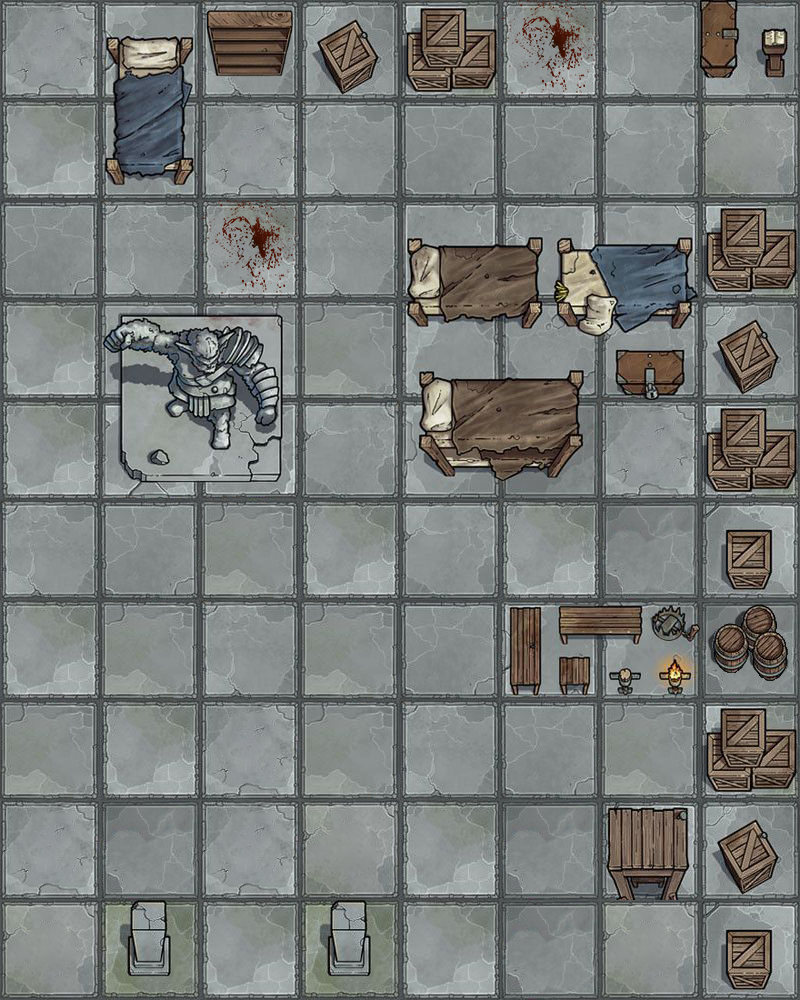

The image is a tile-based game level rendered from a .tmx file. Its description and complete source (layers, tilesets, objects, tile grids) follow:
An orthogonal 8x10 tile map with 100x100 px tiles, 2 tile layers (floor, block), 2 tilesets and 8 objects (5x adventurerStart, 2x lootCache, exit).

<map version="1.4" tiledversion="1.4.1" orientation="orthogonal" renderorder="right-down" compressionlevel="0" width="8" height="10" tilewidth="100" tileheight="100" infinite="0" backgroundcolor="#21ff80" nextlayerid="9" nextobjectid="16">
 <editorsettings>
  <export target="ork-dungeon-level1.json" format="json" />
 </editorsettings>
 <properties>
  <property name="scene" value="level2" />
 </properties>
 <tileset firstgid="1" source="tilesets/ork-dungeon.tsx" />
 <tileset firstgid="121" source="tilesets/tavern.tsx" />
 <layer id="2" name="floor" width="8" height="10">
  <data encoding="csv">
5,7,4,4,4,8,4,105,
2,5,5,4,105,105,103,6,
105,4,8,4,83,5,83,2,
2,105,6,3,21,22,5,6,
83,5,83,103,105,6,5,105,
4,105,3,2,103,2,7,6,
2,3,4,3,105,3,106,7,
3,2,5,3,4,105,3,83,
5,7,5,6,2,7,103,4,
6,7,2,2,2,7,6,3
</data>
 </layer>
 <layer id="1" name="block" width="8" height="10">
  <properties>
   <property name="blocksMovement" type="bool" value="true" />
  </properties>
  <data encoding="csv">
0,14,37,51,53,0,0,9,
0,24,0,0,0,0,0,0,
0,0,0,0,11,12,13,53,
0,88,89,0,0,0,23,51,
0,98,99,0,31,32,0,53,
0,0,0,0,0,0,0,52,
0,0,0,0,0,58,59,49,
0,0,0,0,0,0,0,53,
0,0,0,0,0,0,60,51,
0,65,0,65,0,0,0,52
</data>
 </layer>
 <objectgroup id="7" name="objects">
  <properties>
   <property name="type" value="chest" />
  </properties>
  <object id="4" type="exit" x="700" y="100" width="100" height="100">
   <properties>
    <property name="loadScene" value="dungeon.hallway" />
   </properties>
  </object>
  <object id="5" type="adventurerStart" x="0" y="900" width="100" height="100" />
  <object id="6" type="adventurerStart" x="200" y="900" width="100" height="100" />
  <object id="7" type="adventurerStart" x="600" y="900" width="100" height="100" />
  <object id="8" type="adventurerStart" x="500" y="900" width="100" height="100" />
  <object id="9" type="adventurerStart" x="400" y="900" width="100" height="100" />
  <object id="10" name="chest" type="lootCache" gid="33" x="200" y="600" width="100" height="100">
   <properties>
    <property name="interactive" type="bool" value="true" />
    <property name="items" value="nomadHelmet,teeth, poisonVial,fedora,tophat" />
    <property name="title" value="encounter-dungeon-caches-chest" />
   </properties>
  </object>
  <object id="15" name="altar" type="lootCache" gid="201" x="400" y="600" width="100" height="100">
   <properties>
    <property name="interactive" type="bool" value="true" />
   </properties>
  </object>
 </objectgroup>
</map>
